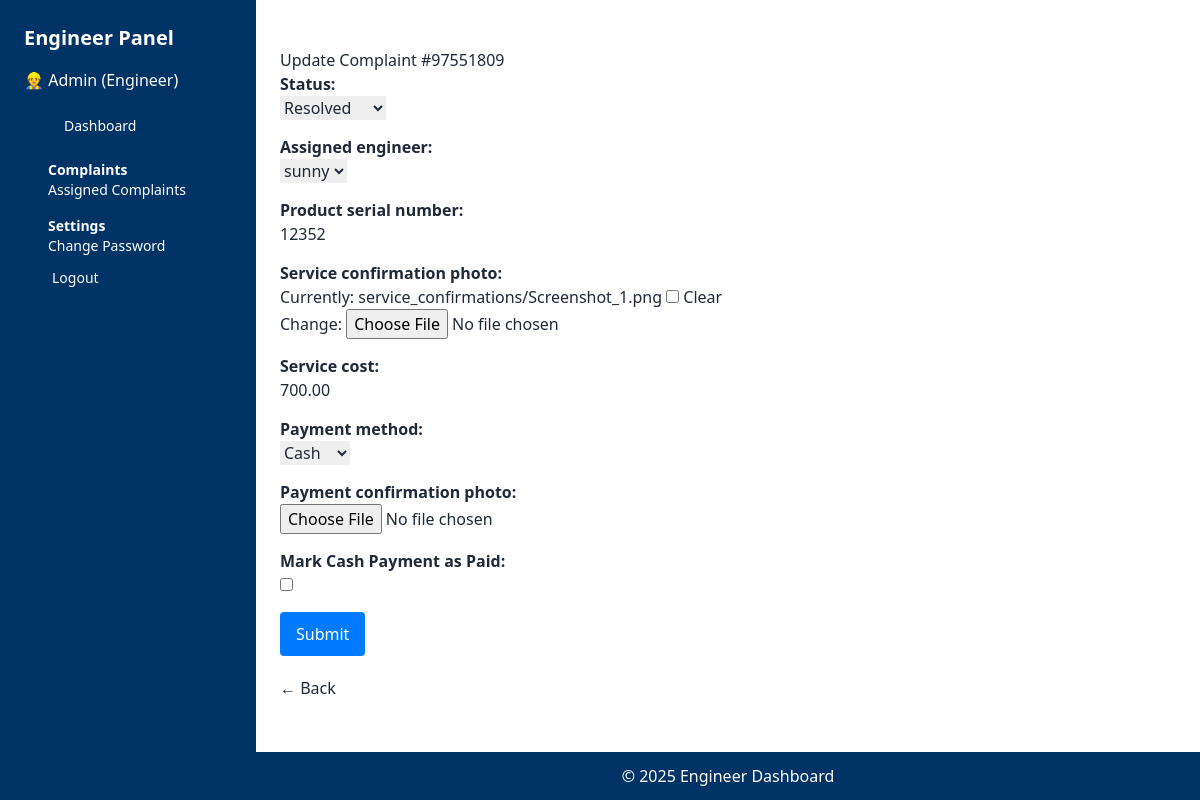
Screenshot of /complaint/update/2/ (signed in) with the database file from the repository.
### complaint/models.py (models this page shows, shortened)
class Complaint(models.Model):
    STATUS_CHOICES = [
        ('open', 'Open'),
        ('in_progress', 'In Progress'),
        ('resolved', 'Resolved'),
        ('pending', 'Pending'),
    ]
    PAYMENT_METHOD_CHOICES = [
        ('cash', 'Cash'),
        ('online', 'Online'),
    ]
    PAYMENT_STATUS_CHOICES = [
        ('unpaid', 'Unpaid'),
        ('paid', 'Paid'),
    ]
    customer_name = models.CharField(max_length=100)
    mobile_number = models.CharField(max_length=15)
    email = models.EmailField(null=True, blank=True)
    product = models.ForeignKey('product.Product', on_delete=models.CASCADE, null=True, blank=True)
    issue_type = models.CharField(max_length=50, choices=[
        ('Screen-blank', 'Screen Blank'),
        ('Total-Dead', 'Total Dead'),
        ('Installation', 'Installation'),
        ('App-Issue', 'App Issue'),
        ('Break', 'Break'),
        ('Sound-Problem', 'Sound Problem'),
        ('Touch-Issue', 'Touch Issue'),
        ('OPS-not-working', 'OPS Not Working'),
        ('Software-Issue', 'Software Issue'),
        ('Other', 'Other'),
    ], default='Other')
    description = models.TextField()
    ticket_number = models.CharField(max_length=20, unique=True)
    status = models.CharField(max_length=20, choices=STATUS_CHOICES, default='open')
    created_at = models.DateTimeField(auto_now_add=True)
    updated_at = models.DateTimeField(auto_now=True)
    assigned_engineer = models.ForeignKey(User, on_delete=models.SET_NULL, null=True, blank=True)
    resolution_photo = models.ImageField(upload_to='resolution_photos/', blank=True, null=True)
    assigned_date = models.DateTimeField(null=True, blank=True)
    resolved_date = models.DateTimeField(null=True, blank=True)
    product_serial_number = models.CharField(max_length=100, blank=True, null=True)
    service_confirmation_photo = models.ImageField(upload_to='service_confirmations/', blank=True, null=True)
    service_cost = models.DecimalField(max_digits=10, decimal_places=2, null=True, blank=True)
    payment_method = models.CharField(max_length=10, choices=PAYMENT_METHOD_CHOICES, blank=True, null=True)
    payment_status = models.CharField(
        max_length=10,
        choices=PAYMENT_STATUS_CHOICES,
        default='unpaid'
    )
    payment_proof = models.ImageField(upload_to='payment_proofs/', blank=True, null=True)
    payment_confirmation_photo = models.ImageField(upload_to='payment_confirmations/', blank=True, null=True)
    sms_log = models.TextField(blank=True, null=True)
    pincode = models.CharField(max_length=10, blank=True, null=True)
    city = models.CharField(max_length=100, blank=True, null=True)
    state = models.CharField(max_length=100, blank=True, null=True)
    area = models.CharField(max_length=150, blank=True, null=True)
    street = models.CharField(max_length=150, blank=True, null=True)
    landmark = models.CharField(max_length=150, blank=True, null=True)  # optional
    class Meta:
        ordering = ['-created_at']
        verbose_name = "Customer Complaint"
        verbose_name_plural = "Customer Complaints"

### complaint/views.py (the view)
# urls.py: path('update/<int:complaint_id>/', views.update_complaint, name='update_complaint'),
@login_required
def update_complaint(request, complaint_id):
    complaint = get_object_or_404(Complaint, id=complaint_id)
    if not (user_has_role(request.user, 'admin') or complaint.assigned_engineer == request.user):
        return HttpResponseForbidden("You are not authorized to update this complaint.")
    form_kwargs = {'instance': complaint, 'user': request.user}
    if request.method == 'POST':
        form = ComplaintUpdateForm(request.POST, request.FILES, **form_kwargs)
        if form.is_valid():
            complaint = form.save(commit=False)
            if complaint.assigned_engineer and not complaint.assigned_date:
                complaint.status = 'in_progress'
                complaint.assigned_date = now()
            else:
                complaint.status = 'open'
                complaint.assigned_date = None
            if complaint.product_serial_number and complaint.service_confirmation_photo:
                complaint.status = 'resolved'
                complaint.resolved_date = now()
            complaint.save()
            return redirect('complaint_list' if user_has_role(request.user, 'admin') else 'engineer_dashboard')
    else:
        form = ComplaintUpdateForm(**form_kwargs)
    return render(request, 'complaint/update_complaint.html', {
        'form': form,
        'complaint': complaint
    })

### complaint/forms.py (shortened to what this page needs)
class ComplaintUpdateForm(forms.ModelForm):
    mark_cash_paid = forms.BooleanField(required=False, label="Mark Cash Payment as Paid")
    service_cost = forms.DecimalField(
        required=False,
        min_value=0,
        error_messages={'min_value': 'Service cost cannot be negative.'}
    )
    class Meta:
        model = Complaint
        fields = [
            'status',
            'assigned_engineer',
            'product_serial_number',
            'service_confirmation_photo',
            'service_cost',
            'payment_method',
            'payment_confirmation_photo',
        ]
    def __init__(self, *args, **kwargs):
        user = kwargs.pop('user', None)
        super().__init__(*args, **kwargs)
        role = getattr(getattr(user, 'profile', None), 'role', None)
        if 'assigned_engineer' in self.fields:
            self.fields['assigned_engineer'].queryset = User.objects.filter(profile__role='engineer')

### complaint/utils.py (called while the page is built)
def user_has_role(user, role_name):
    try:
        return user.profile.role == role_name
    except Profile.DoesNotExist:
        return False

### complaint/templates/complaint/update_complaint.html (shortened to what this page needs)
{% extends 'base_engineer.html' %}
{% block content %}
<div class="max-w-6xl mx-auto mt-6">
<h2>Update Complaint #{{ complaint.ticket_number }}</h2>
<form method="post" enctype="multipart/form-data" style="max-width: 600px;">
    {% for field in form %}
        <div style="margin-bottom: 15px;">
            <label style="font-weight: bold;">{{ field.label_tag }}</label><br>
            {{ field }}
        </div>
    {% endfor %}
    <button type="submit" style="background: #007bff; color: white; padding: 10px 16px; border: none; border-radius: 4px;">Submit</button>
</form>
<a href="javascript:history.back()" style="display: inline-block; margin-top: 20px;">← Back</a>
</div>
{% endblock %}

### complaint/templates/base_engineer.html (shortened to what this page needs)
<!DOCTYPE html>
<html lang="en" x-data="{ sidebarOpen: false }" class="h-full">
<head>
    <script src="https://cdn.tailwindcss.com"></script>
</head>
<body class="bg-white-100 text-gray-800 h-full">
<div class="flex h-screen overflow-hidden">
    <aside
        class="fixed inset-y-0 left-0 z-40 w-64 bg-primary text-white p-6 transform md:translate-x-0 transition-transform duration-200 ease-in-out md:static md:inset-0"
        :class="{ '-translate-x-full': !sidebarOpen }"
    >
        <div class="flex items-center justify-between mb-4">
            <h2 class="text-xl font-bold">Engineer Panel</h2>
        </div>
        {% if user.is_authenticated %}
            <p class="mb-4">👷 {{ user.username }} (Engineer)</p>
            <nav class="space-y-3 text-sm">
                <a href="{% url 'engineer_dashboard' %}" class="flex items-center hover:bg-blue-800 px-3 py-2 rounded">
                    Dashboard
                </a>
                <div>
                    <p class="text-sm font-semibold mt-4 flex items-center">
                        Complaints
                    </p>
                    <ul class="pl-6 space-y-1">
                        <li>
                            <a href="{% url 'engineer_assigned_complaints' %}" class="block hover:text-blue-300">
                                Assigned Complaints
                            </a>
                        </li>
                    </ul>
                </div>
                <div>
                    <p class="text-sm font-semibold mt-4 flex items-center">
                        Settings
                    </p>
                    <ul class="pl-6 space-y-1">
                        <li>
                            <a href="{% url 'change_password' %}" class="block hover:text-blue-300">
                                Change Password
                            </a>
                        </li>
                    </ul>
                </div>
                <form method="POST" action="{% url 'logout' %}" class="mt-6 flex items-center">
                    <button type="submit" class="flex items-center text-white hover:text-red-400">
                        Logout
                    </button>
                </form>
            </nav>
        {% else %}
            <a href="{% url 'login' %}" class="underline hover:text-gray-300">Login</a>
        {% endif %}
    </aside>
    <div class="flex-1 flex flex-col overflow-y-auto">
        <main class="p-6">
            {% block content %}{% endblock %}
        </main>
        <footer class="bg-primary text-white text-center py-3 mt-auto">
            <p>&copy; 2025 Engineer Dashboard</p>
        </footer>
    </div>
</div>
</body>
</html>

### rows the page displays
Complaint: ticket_number "97551809", form "Resolved" "sunny" "12352" "700.00" "Cash"

### other values shown
{{ user.username }} "Admin"
{{ field.label_tag }} "Status:" "Assigned engineer:" "Product serial number:" "Service confirmation photo:" "Service cost:" "Payment method:" "Payment confirmation photo:" "Mark Cash Payment as Paid:"
